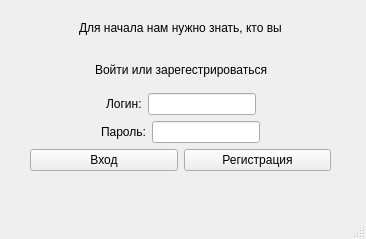
<?xml version="1.0" encoding="UTF-8"?>
<ui version="4.0">
 <class>MainWindow</class>
 <widget class="QMainWindow" name="Регистрация">
  <property name="geometry">
   <rect>
    <x>0</x>
    <y>0</y>
    <width>366</width>
    <height>239</height>
   </rect>
  </property>
  <property name="minimumSize">
   <size>
    <width>366</width>
    <height>0</height>
   </size>
  </property>
  <property name="windowTitle">
   <string>MainWindow</string>
  </property>
  <widget class="QWidget" name="centralwidget">
   <widget class="QWidget" name="verticalLayoutWidget">
    <property name="geometry">
     <rect>
      <x>30</x>
      <y>10</y>
      <width>301</width>
      <height>161</height>
     </rect>
    </property>
    <layout class="QVBoxLayout" name="verticalLayout">
     <item>
      <layout class="QHBoxLayout" name="horizontalLayout_5">
       <item>
        <spacer name="horizontalSpacer_7">
         <property name="orientation">
          <enum>Qt::Horizontal</enum>
         </property>
         <property name="sizeHint" stdset="0">
          <size>
           <width>40</width>
           <height>20</height>
          </size>
         </property>
        </spacer>
       </item>
       <item>
        <widget class="QLabel" name="label_4">
         <property name="toolTip">
          <string>&lt;html&gt;&lt;head/&gt;&lt;body&gt;&lt;p align=&quot;center&quot;&gt;&lt;span style=&quot; font-size:36pt;&quot;&gt;Для начала нам нужно знать, кто вы&lt;/span&gt;&lt;/p&gt;&lt;/body&gt;&lt;/html&gt;</string>
         </property>
         <property name="text">
          <string>Для начала нам нужно знать, кто вы</string>
         </property>
        </widget>
       </item>
       <item>
        <spacer name="horizontalSpacer_8">
         <property name="orientation">
          <enum>Qt::Horizontal</enum>
         </property>
         <property name="sizeHint" stdset="0">
          <size>
           <width>40</width>
           <height>20</height>
          </size>
         </property>
        </spacer>
       </item>
      </layout>
     </item>
     <item>
      <layout class="QHBoxLayout" name="horizontalLayout_2">
       <item>
        <spacer name="horizontalSpacer">
         <property name="orientation">
          <enum>Qt::Horizontal</enum>
         </property>
         <property name="sizeHint" stdset="0">
          <size>
           <width>40</width>
           <height>20</height>
          </size>
         </property>
        </spacer>
       </item>
       <item>
        <widget class="QLabel" name="label">
         <property name="text">
          <string>Войти или зарегестрироваться</string>
         </property>
        </widget>
       </item>
       <item>
        <spacer name="horizontalSpacer_2">
         <property name="orientation">
          <enum>Qt::Horizontal</enum>
         </property>
         <property name="sizeHint" stdset="0">
          <size>
           <width>40</width>
           <height>20</height>
          </size>
         </property>
        </spacer>
       </item>
      </layout>
     </item>
     <item>
      <layout class="QVBoxLayout" name="verticalLayout_3">
       <item>
        <layout class="QHBoxLayout" name="horizontalLayout_3">
         <item>
          <spacer name="horizontalSpacer_5">
           <property name="orientation">
            <enum>Qt::Horizontal</enum>
           </property>
           <property name="sizeHint" stdset="0">
            <size>
             <width>40</width>
             <height>20</height>
            </size>
           </property>
          </spacer>
         </item>
         <item>
          <widget class="QLabel" name="label_3">
           <property name="text">
            <string>Логин:</string>
           </property>
          </widget>
         </item>
         <item>
          <widget class="QLineEdit" name="login_field"/>
         </item>
         <item>
          <spacer name="horizontalSpacer_3">
           <property name="orientation">
            <enum>Qt::Horizontal</enum>
           </property>
           <property name="sizeHint" stdset="0">
            <size>
             <width>40</width>
             <height>20</height>
            </size>
           </property>
          </spacer>
         </item>
        </layout>
       </item>
       <item>
        <layout class="QHBoxLayout" name="horizontalLayout_4">
         <item>
          <spacer name="horizontalSpacer_6">
           <property name="orientation">
            <enum>Qt::Horizontal</enum>
           </property>
           <property name="sizeHint" stdset="0">
            <size>
             <width>40</width>
             <height>20</height>
            </size>
           </property>
          </spacer>
         </item>
         <item>
          <widget class="QLabel" name="label_2">
           <property name="text">
            <string>Пароль:</string>
           </property>
          </widget>
         </item>
         <item>
          <widget class="QLineEdit" name="password_filed">
           <property name="text">
            <string/>
           </property>
          </widget>
         </item>
         <item>
          <spacer name="horizontalSpacer_4">
           <property name="orientation">
            <enum>Qt::Horizontal</enum>
           </property>
           <property name="sizeHint" stdset="0">
            <size>
             <width>40</width>
             <height>20</height>
            </size>
           </property>
          </spacer>
         </item>
        </layout>
       </item>
      </layout>
     </item>
     <item>
      <layout class="QHBoxLayout" name="horizontalLayout">
       <item>
        <widget class="QPushButton" name="enter_button">
         <property name="text">
          <string>Вход</string>
         </property>
        </widget>
       </item>
       <item>
        <widget class="QPushButton" name="reg_button">
         <property name="text">
          <string>Регистрация</string>
         </property>
        </widget>
       </item>
      </layout>
     </item>
    </layout>
   </widget>
  </widget>
  <widget class="QMenuBar" name="menubar">
   <property name="geometry">
    <rect>
     <x>0</x>
     <y>0</y>
     <width>366</width>
     <height>24</height>
    </rect>
   </property>
  </widget>
  <widget class="QStatusBar" name="statusBar"/>
 </widget>
 <resources/>
 <connections/>
</ui>
